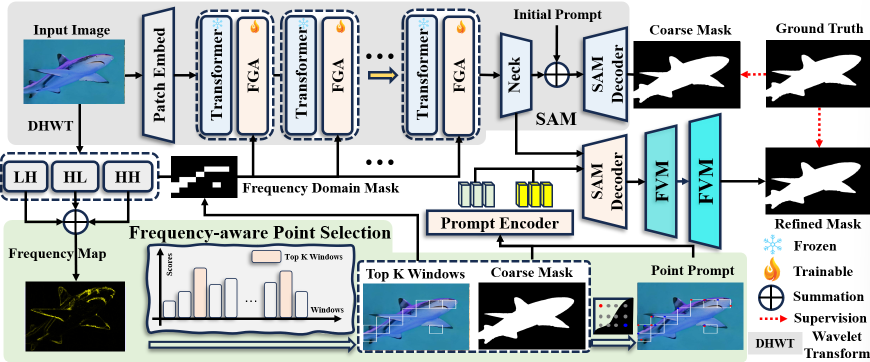
#> input picture framework.png, 1740 x 724 px (shown at 1/2 size)
$ python frequency_window_gt_analysis.py --image_dir .. --mask_dir .. --out_dir out
#> lines starting #> are read from the running program, lines starting #| are printed output that depends on the picture; after the words box and inside, x2 and y2 are one past the last pixel; in counts of white or black regions, pixels touching at a corner belong together
"""
用 GT mask 对“频域选窗”做定量分析（无需跑模型），用于回复“不同分辨率的超参敏感性分析”。

核心思想：
- 对每张图，在给定分辨率(H×W)和窗口大小(win×win)下，根据频率图 M^h 选 top-k 窗口
- 用 GT mask 判断每个窗口是否同时包含正/负样本（mixed），以及是否覆盖目标边界（boundary hit）
- 额外给出随机选窗 baseline（同样的窗口划分、同样 top-k 数量），对比 ours vs random

数据路径（按你项目结构）：
- Image:  tipcode/train/Image/*.jpg
- Masks:  tipcode/train/Masks/*.png
- (可选) Frequency_2: tipcode/train/Frequency_2/*.jpg

示例：
python3 tipcode/frequency_window_gt_analysis.py \
  --image_dir /Users/yty/Desktop/TIP-HFP-SAM/tipcode/train/Image \
  --mask_dir  /Users/yty/Desktop/TIP-HFP-SAM/tipcode/train/Masks \
  --freq_dir  /Users/yty/Desktop/TIP-HFP-SAM/tipcode/train/Frequency_2 \
  --sizes 256,512,1024 \
  --windows 64,32,16 \
  --topk 10 \
  --freq_source auto \
  --max_images 200 \
  --out_dir /Users/yty/Desktop/TIP-HFP-SAM/freqwin_gt_analysis
"""

from __future__ import annotations

import argparse
from dataclasses import dataclass
from pathlib import Path
from typing import Dict, List, Optional, Tuple

import numpy as np
from PIL import Image

import matplotlib

matplotlib.use("Agg")
import matplotlib.pyplot as plt


@dataclass(frozen=True)
class Setting:
    size: int
    window: int


def _get_resampling():
    if hasattr(Image, "Resampling"):
        return Image.Resampling
    return Image  # type: ignore[return-value]


def _parse_int_list(s: str) -> List[int]:
#> called with s = '256,512,1024'
    vals: List[int] = []
    for raw in (p.strip() for p in s.split(",")):
        if not raw:
            continue
        v = int(raw)
        if v <= 0:
            raise ValueError(f"非法正整数: {raw!r}")
        vals.append(v)
    if not vals:
        raise ValueError("列表为空")
    return vals


def _list_image_mask_pairs(image_dir: Path, mask_dir: Path) -> List[Tuple[Path, Path]]:
    # 优先按 jpg 扫描，兼容大小写
    imgs = sorted(list(image_dir.glob("*.jpg")) + list(image_dir.glob("*.JPG")) + list(image_dir.glob("*.png")))
    pairs: List[Tuple[Path, Path]] = []
    for img in imgs:
        stem = img.stem
        m = mask_dir / f"{stem}.png"
        if m.exists():
            pairs.append((img, m))
    return pairs


def _infer_freq_path(img_path: Path, freq_dir: Optional[Path]) -> Optional[Path]:
    """
    按 stem 匹配 Frequency_2 下的同名 jpg。
    """
    if freq_dir is None:
        return None
    p = freq_dir / f"{img_path.stem}.jpg"
    if p.exists():
        return p
    p2 = freq_dir / f"{img_path.stem}.png"
    if p2.exists():
        return p2
    return None


def _haar_dwt_level1(channel: np.ndarray) -> Tuple[np.ndarray, np.ndarray, np.ndarray, np.ndarray]:
    h, w = channel.shape
    pad_h = h % 2
    pad_w = w % 2
    if pad_h or pad_w:
        channel = np.pad(channel, ((0, pad_h), (0, pad_w)), mode="edge")

    a = channel[0::2, 0::2]
    b = channel[0::2, 1::2]
    c = channel[1::2, 0::2]
    d = channel[1::2, 1::2]

    ll = (a + b + c + d) / 4.0
    lh = (a - b + c - d) / 4.0
    hl = (a + b - c - d) / 4.0
    hh = (a - b - c + d) / 4.0
    return ll.astype(np.float32), lh.astype(np.float32), hl.astype(np.float32), hh.astype(np.float32)


def frequency_map_from_dhwt(img_rgb: np.ndarray, rectify: str = "relu") -> np.ndarray:
    x = img_rgb.astype(np.float32, copy=False)
    mh_channels = []
    for ch in range(3):
        _, lh, hl, hh = _haar_dwt_level1(x[:, :, ch])
        mh_channels.append((lh + hl + hh) / 3.0)
    mh_half = (mh_channels[0] + mh_channels[1] + mh_channels[2]) / 3.0

    rectify = rectify.lower()
    if rectify == "none":
        pass
    elif rectify == "relu":
        mh_half = np.maximum(mh_half, 0.0)
    elif rectify == "abs":
        mh_half = np.abs(mh_half)
    else:
        raise ValueError("rectify 只能是 none/relu/abs")
    return mh_half.astype(np.float32, copy=False)


def resize_float_map(freq: np.ndarray, hw: Tuple[int, int]) -> np.ndarray:
    h, w = hw
    resampling = _get_resampling()
    img_f = Image.fromarray(freq.astype(np.float32, copy=False), mode="F")
    img_r = img_f.resize((w, h), resample=resampling.BILINEAR)
    return np.array(img_r, dtype=np.float32)


def window_scores(freq_map: np.ndarray, window: int) -> np.ndarray:
    h, w = freq_map.shape
    n_rows = h // window
    n_cols = w // window
    if n_rows <= 0 or n_cols <= 0:
        raise ValueError(f"window={window} 过大，无法在 {h}x{w} 上划分窗口")
    h2 = n_rows * window
    w2 = n_cols * window
    crop = freq_map[:h2, :w2]
    return crop.reshape(n_rows, window, n_cols, window).mean(axis=(1, 3)).astype(np.float32)


def topk_linear_indices(scores: np.ndarray, k: int) -> np.ndarray:
    flat = scores.reshape(-1)
    k = max(0, min(int(k), flat.size))
    if k == 0:
        return np.array([], dtype=np.int64)
    # argpartition + sort（比全排序快）
    idx = np.argpartition(flat, -k)[-k:]
    idx = idx[np.argsort(flat[idx])[::-1]]
    return idx.astype(np.int64, copy=False)


def mask_boundary(mask_bool: np.ndarray) -> np.ndarray:
    """
    用 3x3 erosion 得到边界：boundary = mask & (~erode(mask))。
    不依赖 scipy/cv2。
    """
    m = mask_bool.astype(bool, copy=False)
    h, w = m.shape
    padded = np.pad(m, ((1, 1), (1, 1)), mode="constant", constant_values=False)
    eroded = m.copy()
    for dy in (-1, 0, 1):
        for dx in (-1, 0, 1):
            eroded &= padded[1 + dy : 1 + dy + h, 1 + dx : 1 + dx + w]
    return m & (~eroded)


def window_mask_stats(mask_bool: np.ndarray, boundary_bool: np.ndarray, window: int) -> Tuple[np.ndarray, np.ndarray]:
    """
    返回每个窗口的：
    - pos_frac: (n_rows,n_cols) 正样本占比
    - boundary_hit: (n_rows,n_cols) 是否包含边界像素
    """
    h, w = mask_bool.shape
    n_rows = h // window
    n_cols = w // window
    h2 = n_rows * window
    w2 = n_cols * window
    m = mask_bool[:h2, :w2]
    b = boundary_bool[:h2, :w2]
    area = float(window * window)

    pos_counts = m.reshape(n_rows, window, n_cols, window).sum(axis=(1, 3)).astype(np.float32)
    b_counts = b.reshape(n_rows, window, n_cols, window).sum(axis=(1, 3)).astype(np.int32)
    pos_frac = pos_counts / area
    boundary_hit = b_counts > 0
    return pos_frac, boundary_hit


def summarize_selected(
    pos_frac_flat: np.ndarray,
    boundary_hit_flat: np.ndarray,
    idx: np.ndarray,
    eps: float,
) -> Dict[str, float]:
    if idx.size == 0:
        return {
            "mixed_frac": float("nan"),
            "pure_pos_frac": float("nan"),
            "pure_neg_frac": float("nan"),
            "boundary_hit_frac": float("nan"),
            "pos_frac_mean": float("nan"),
        }
    sel = pos_frac_flat[idx]
    mixed = (sel > eps) & (sel < (1.0 - eps))
    pure_pos = sel >= (1.0 - eps)
    pure_neg = sel <= eps
    b_hit = boundary_hit_flat[idx]
    k = float(idx.size)
    return {
        "mixed_frac": float(mixed.mean()),
        "pure_pos_frac": float(pure_pos.mean()),
        "pure_neg_frac": float(pure_neg.mean()),
        "boundary_hit_frac": float(b_hit.mean()),
        "pos_frac_mean": float(sel.mean()),
    }


def mean_std(x: List[float]) -> Tuple[float, float]:
    arr = np.asarray(x, dtype=np.float32)
    return float(np.nanmean(arr)), float(np.nanstd(arr))


def plot_heatmap(
    mat: np.ndarray,
    row_labels: List[str],
    col_labels: List[str],
    title: str,
    out_path: Path,
    vmin: float = 0.0,
    vmax: float = 1.0,
) -> None:
    fig, ax = plt.subplots(figsize=(1.2 * len(col_labels) + 2.0, 0.7 * len(row_labels) + 2.0))
    im = ax.imshow(mat, cmap="viridis", vmin=vmin, vmax=vmax, aspect="auto")
    ax.set_xticks(range(len(col_labels)))
    ax.set_yticks(range(len(row_labels)))
    ax.set_xticklabels(col_labels)
    ax.set_yticklabels(row_labels)
    ax.set_title(title)
    for i in range(mat.shape[0]):
        for j in range(mat.shape[1]):
            ax.text(j, i, f"{mat[i, j]:.2f}", ha="center", va="center", color="white", fontsize=9)
    fig.colorbar(im, ax=ax, fraction=0.046, pad=0.04)
    fig.tight_layout()
    out_path.parent.mkdir(parents=True, exist_ok=True)
    fig.savefig(str(out_path), dpi=200)
    plt.close(fig)


def main() -> None:
    parser = argparse.ArgumentParser(description="GT-based frequency window analysis (no model run)")
    parser.add_argument("--image_dir", type=str, required=True)
    parser.add_argument("--mask_dir", type=str, required=True)
    parser.add_argument("--freq_dir", type=str, default="", help="Frequency_2 目录（可选）")
    parser.add_argument("--sizes", type=str, default="256,512,1024")
    parser.add_argument("--windows", type=str, default="64,32,16")
    parser.add_argument("--topk", type=int, default=10)
    parser.add_argument("--eps", type=float, default=0.05, help="pure/mixed 判定阈值：pos_frac<=eps 视为纯负；>=1-eps 视为纯正")
    parser.add_argument(
        "--freq_source",
        type=str,
        default="auto",
        choices=["auto", "dataset", "dhwt"],
        help="auto: 优先用 Frequency_2，否则 dhwt；dataset: 强制用 Frequency_2；dhwt: 从图像算",
    )
    parser.add_argument("--rectify", type=str, default="relu", choices=["none", "relu", "abs"])
    parser.add_argument("--random_trials", type=int, default=5)
    parser.add_argument("--seed", type=int, default=0)
    parser.add_argument("--max_images", type=int, default=0, help="0 表示全量；否则只取前 N 张做快速统计")
    parser.add_argument("--out_dir", type=str, required=True)
    parser.add_argument("--ref_size", type=int, default=512, help="用于自适应窗口的参考分辨率（默认512）")
    parser.add_argument("--ref_window", type=int, default=32, help="用于自适应窗口的参考窗口大小（默认32）")

    args = parser.parse_args()
    image_dir = Path(args.image_dir).expanduser().resolve()
    mask_dir = Path(args.mask_dir).expanduser().resolve()
    freq_dir = Path(args.freq_dir).expanduser().resolve() if args.freq_dir else None
    out_dir = Path(args.out_dir).expanduser().resolve()
    out_dir.mkdir(parents=True, exist_ok=True)

    sizes = _parse_int_list(args.sizes)
    windows = _parse_int_list(args.windows)
    topk = int(args.topk)
    eps = float(args.eps)
    trials = int(args.random_trials)
    rng = np.random.default_rng(int(args.seed))

    pairs = _list_image_mask_pairs(image_dir, mask_dir)
    if int(args.max_images) > 0:
        pairs = pairs[: int(args.max_images)]
    n_images = len(pairs)
    if n_images == 0:
        raise RuntimeError("未找到可匹配的 image/mask 对，请检查目录与文件名。")

    settings = [Setting(size=s, window=w) for s in sizes for w in windows]
    # per setting: collect per-image metrics
    per_setting: Dict[Tuple[int, int], Dict[str, List[float]]] = {}
    for st in settings:
        per_setting[(st.size, st.window)] = {
            "mixed_frac": [],
            "pure_pos_frac": [],
            "pure_neg_frac": [],
            "boundary_hit_frac": [],
            "pos_frac_mean": [],
            "rand_mixed_frac": [],
            "rand_boundary_hit_frac": [],
        }

    resampling = _get_resampling()

    for img_path, mask_path in pairs:
        # 读 GT mask
        m0 = Image.open(str(mask_path)).convert("L")
        mask0 = np.array(m0, dtype=np.uint8) > 0
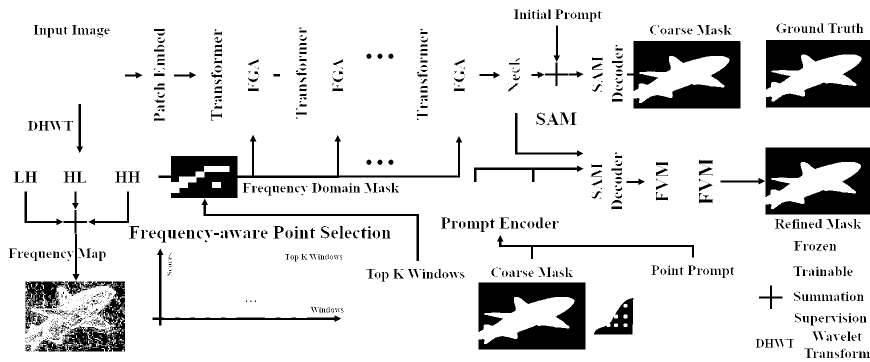
#> mask0: shape (724, 1740) bool (shown at 1/2 size); 88% white; 1188 black regions (688 under 20 px), largest, box (x1, y1, x2, y2) and area: (1254, 82, 1481, 217) 20101, (957, 565, 1171, 699) 19836, (1532, 80, 1740, 215) 19290

        # 频率图（dataset）只需要读一次，然后 resize
        freq_pil = None
        freq_path = _infer_freq_path(img_path, freq_dir)
        if args.freq_source in {"auto", "dataset"} and freq_path is not None and freq_path.exists():
            freq_pil = Image.open(str(freq_path)).convert("L")
        if args.freq_source == "dataset" and freq_pil is None:
            # 强制 dataset，但缺失
            continue

        # 若需要 dhwt，则读原图一次
        img_pil = None
        if args.freq_source == "dhwt" or (args.freq_source == "auto" and freq_pil is None):
            img_pil = Image.open(str(img_path)).convert("RGB")

        for st in settings:
            size = st.size
            win = st.window
            hw = (size, size)

            # resize mask（nearest）
            m_res = m0.resize((size, size), resample=resampling.NEAREST)
            mask = np.array(m_res, dtype=np.uint8) > 0
            boundary = mask_boundary(mask)

            # frequency map at this resolution
            if args.freq_source == "dhwt" or (args.freq_source == "auto" and freq_pil is None):
                assert img_pil is not None
                img_res = img_pil.resize((size, size), resample=resampling.BICUBIC)
                rgb = np.array(img_res, dtype=np.uint8)
                mh_half = frequency_map_from_dhwt(rgb, rectify=args.rectify)
                mh = resize_float_map(mh_half, hw)
            else:
                assert freq_pil is not None
                f_res = freq_pil.resize((size, size), resample=resampling.BILINEAR)
                mh = np.array(f_res, dtype=np.float32)

            # scores + select
            scores = window_scores(mh, window=win)
            idx_sel = topk_linear_indices(scores, k=topk)

            # mask stats per window (precompute)
            pos_frac, b_hit = window_mask_stats(mask, boundary, window=win)
            pos_flat = pos_frac.reshape(-1)
            b_flat = b_hit.reshape(-1)

            ours = summarize_selected(pos_flat, b_flat, idx_sel, eps=eps)
            ps = per_setting[(size, win)]
            ps["mixed_frac"].append(ours["mixed_frac"])
            ps["pure_pos_frac"].append(ours["pure_pos_frac"])
            ps["pure_neg_frac"].append(ours["pure_neg_frac"])
            ps["boundary_hit_frac"].append(ours["boundary_hit_frac"])
            ps["pos_frac_mean"].append(ours["pos_frac_mean"])

            # random baseline
            if trials > 0 and idx_sel.size > 0:
                flat_n = scores.size
                k_eff = idx_sel.size
                rm = []
                rb = []
                for _ in range(trials):
                    ridx = rng.choice(flat_n, size=k_eff, replace=False)
                    rr = summarize_selected(pos_flat, b_flat, ridx, eps=eps)
                    rm.append(rr["mixed_frac"])
                    rb.append(rr["boundary_hit_frac"])
                ps["rand_mixed_frac"].append(float(np.mean(rm)))
                ps["rand_boundary_hit_frac"].append(float(np.mean(rb)))
            else:
                ps["rand_mixed_frac"].append(float("nan"))
                ps["rand_boundary_hit_frac"].append(float("nan"))
#> this loop made 9 passes
#> idx_sel on passes 6, 9: [94, 1022, 522, 651, 626, 788, 107, 783, 653, 524], [3643, 2136, 3103, 3389, 327, 3387, 1410, 372, 3388, 2554]
#> pass 1, in main, `boundary = mask_boundary(mask)`:
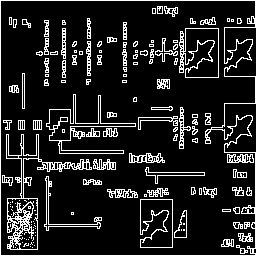
#> boundary: shape (256, 256) bool; 13.6% white in thin lines or dots
#> after the loop:
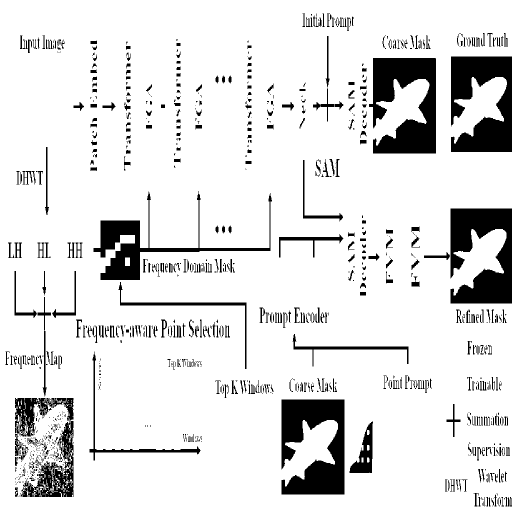
#> mask: shape (1024, 1024) bool (shown at 1/2 size); 87.9% white; 930 black regions (478 under 20 px), largest, box (x1, y1, x2, y2) and area: (738, 116, 872, 307) 16747, (563, 799, 689, 989) 16574, (901, 417, 1024, 607) 16053
#> after the loop:
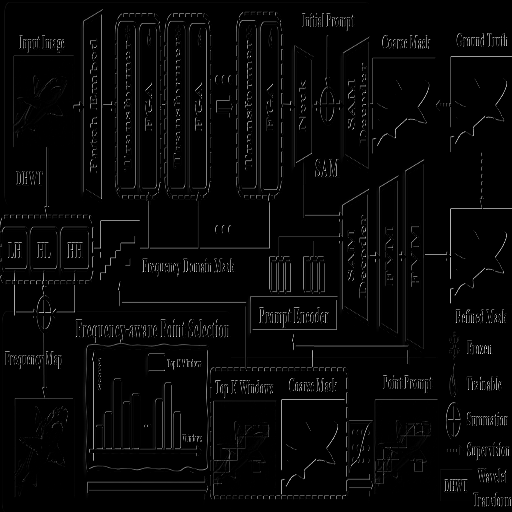
#> mh_half: shape (512, 512) float32; min 0, max 52.75, mean 1.4; drawn with min black and max white
#> after the loop:
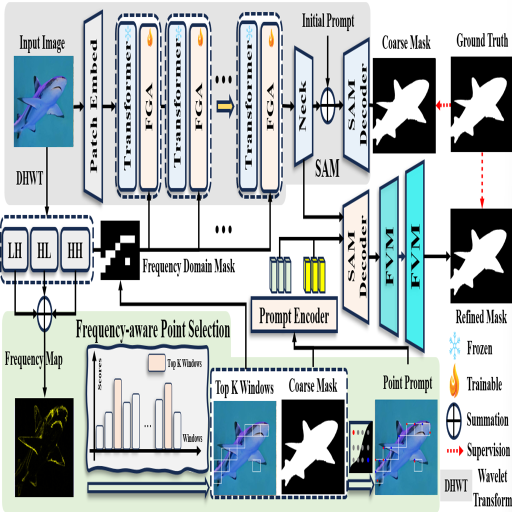
#> rgb: shape (1024, 1024, 3) (shown at 1/2 size); mean R, G, B 177, 186.8, 188.5
#> after the loop:
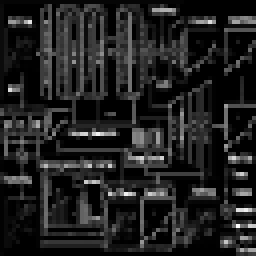
#> scores: shape (64, 64) float32 (shown 4 times larger); min 0, max 10.54, mean 1.35; drawn with min black and max white

    # 汇总输出 CSV
    csv_path = out_dir / "freqwin_gt_summary.csv"
    lines = [
        "size,window,topk,freq_source,n_images,eps,"
        "mixed_mean,mixed_std,rand_mixed_mean,rand_mixed_std,delta_mixed,"
        "boundary_mean,boundary_std,rand_boundary_mean,rand_boundary_std,delta_boundary,"
        "pure_pos_mean,pure_neg_mean,pos_frac_mean"
    ]
    for s in sizes:
        for w in windows:
            ps = per_setting[(s, w)]
            mixed_m, mixed_s = mean_std(ps["mixed_frac"])
            rand_m, rand_s = mean_std(ps["rand_mixed_frac"])
            b_m, b_s = mean_std(ps["boundary_hit_frac"])
            rb_m, rb_s = mean_std(ps["rand_boundary_hit_frac"])
            pp_m, _ = mean_std(ps["pure_pos_frac"])
            pn_m, _ = mean_std(ps["pure_neg_frac"])
            pf_m, _ = mean_std(ps["pos_frac_mean"])
            lines.append(
                f"{s},{w},{topk},{args.freq_source},{n_images},{eps:.3f},"
                f"{mixed_m:.4f},{mixed_s:.4f},{rand_m:.4f},{rand_s:.4f},{(mixed_m-rand_m):.4f},"
                f"{b_m:.4f},{b_s:.4f},{rb_m:.4f},{rb_s:.4f},{(b_m-rb_m):.4f},"
                f"{pp_m:.4f},{pn_m:.4f},{pf_m:.4f}"
            )
#> this loop made 3 passes
    csv_path.write_text("\n".join(lines), encoding="utf-8")

    # 画热力图（ours / delta vs random）
    row_labels = [f"{s}x{s}" for s in sizes]
    col_labels = [f"win={w}" for w in windows]

    mixed_mat = np.zeros((len(sizes), len(windows)), dtype=np.float32)
#> mixed_mat = [[0, 0, 0], [0, 0, 0], [0, 0, 0]]
    delta_mixed_mat = np.zeros_like(mixed_mat)
#> delta_mixed_mat = [[0, 0, 0], [0, 0, 0], [0, 0, 0]]
    boundary_mat = np.zeros_like(mixed_mat)
#> boundary_mat = [[0, 0, 0], [0, 0, 0], [0, 0, 0]]
    delta_boundary_mat = np.zeros_like(mixed_mat)
#> delta_boundary_mat = [[0, 0, 0], [0, 0, 0], [0, 0, 0]]

    for i, s in enumerate(sizes):
        for j, w in enumerate(windows):
            ps = per_setting[(s, w)]
            mixed_m, _ = mean_std(ps["mixed_frac"])
            rand_m, _ = mean_std(ps["rand_mixed_frac"])
            b_m, _ = mean_std(ps["boundary_hit_frac"])
            rb_m, _ = mean_std(ps["rand_boundary_hit_frac"])
            mixed_mat[i, j] = mixed_m
            delta_mixed_mat[i, j] = mixed_m - rand_m
            boundary_mat[i, j] = b_m
            delta_boundary_mat[i, j] = b_m - rb_m
#> this loop made 3 passes
#> after the loop, boundary_mat = [[1, 1, 1], [1, 1, 1], [1, 0.9, 1]]; delta_boundary_mat = [[0, 0, 0.08], [0, 0.14, 0.32], [0.12, 0.18, 0.56]]; delta_mixed_mat = [[-0.12, -0.06, 0.14], [0.06, 0.22, 0.56], [0.12, 0.38, 0.68]]; mixed_mat = [[0.7, 0.6, 0.6], [0.6, 0.7, 1], [0.7, 0.9, 1]]

    # 额外：用“窗口内前景占比”做分辨率自适应分析（用于展示 256->16, 512->32, 1024->64 这种趋势）
    pos_mat = np.zeros((len(sizes), len(windows)), dtype=np.float32)
#> pos_mat = [[0, 0, 0], [0, 0, 0], [0, 0, 0]]
    for i, s in enumerate(sizes):
        for j, w in enumerate(windows):
            ps = per_setting[(s, w)]
            pf_m, _ = mean_std(ps["pos_frac_mean"])
            pos_mat[i, j] = pf_m
#> this loop made 3 passes

    # 参考混合度：默认取 (ref_size, ref_window) 的 pos_frac_mean（若不存在则取 512 行中位列兜底）
    ref_size = int(args.ref_size)
    ref_window = int(args.ref_window)
    if (ref_size in sizes) and (ref_window in windows):
        i0 = sizes.index(ref_size)
        j0 = windows.index(ref_window)
        ref_pos = float(pos_mat[i0, j0])
    else:
        # 兜底：取 pos_mat 的中位数
        ref_pos = float(np.nanmedian(pos_mat))

    pos_dev_mat = np.abs(pos_mat - ref_pos)

    plot_heatmap(
        mixed_mat,
        row_labels=row_labels,
        col_labels=col_labels,
        title="Mixed window fraction",
        out_path=out_dir / "heatmap_mixed_ours.png",
        vmin=0.0,
        vmax=1.0,
    )
    plot_heatmap(
        delta_mixed_mat,
        row_labels=row_labels,
        col_labels=col_labels,
        title="Delta vs Random: mixed window fraction",
        out_path=out_dir / "heatmap_mixed_delta.png",
        vmin=float(np.nanmin(delta_mixed_mat)),
        vmax=float(np.nanmax(delta_mixed_mat)),
    )
#> call 2 of plot_heatmap, with mat = array of shape (3, 3), title = 'Delta vs Random: mixed window fraction', vmin = -0.12, vmax = 0.68
#> in plot_heatmap (call 2), `fig.savefig(str(out_path), dpi=200)`:
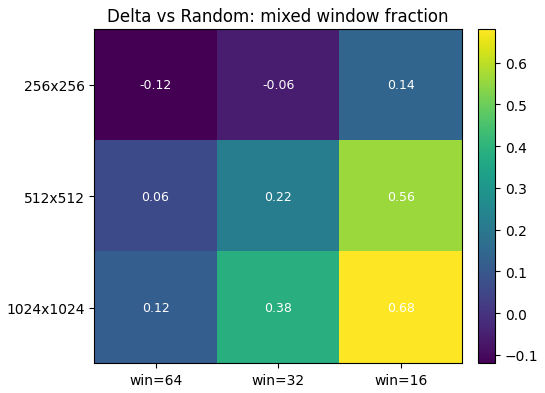
#> figure drawn by matplotlib, 2 panels
    plot_heatmap(
        boundary_mat,
        row_labels=row_labels,
        col_labels=col_labels,
        title="Boundary-hit fraction",
        out_path=out_dir / "heatmap_boundary_ours.png",
        vmin=0.0,
        vmax=1.0,
    )
#> (the rest of the program and of its run is left out)
